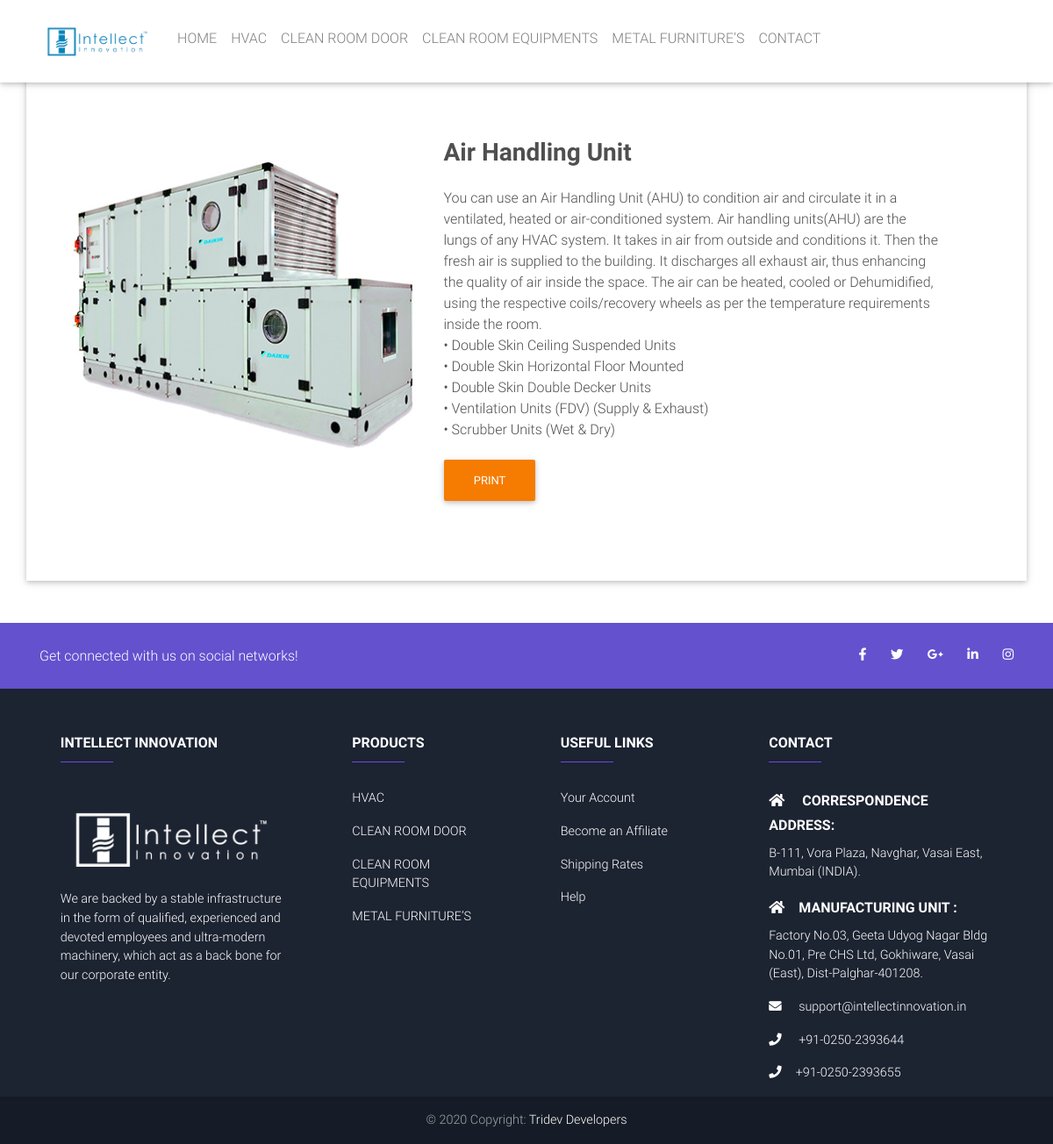
The page /hvacDetail/Air_Handling_Unit/ on the database its author committed.
### intellect/models.py (models this page shows, shortened)
class Hvac(models.Model):
    title = models.CharField(max_length=200)
    image = models.FileField(upload_to='images', help_text='image should be Height = 560px, Width = 480px')
    post_short_description = models.TextField(default='This area write image short description')
    post_long_description = RichTextUploadingField(default='This area write image in brief text description')
    slug = models.SlugField(blank=True, null=True)

### intellect/views.py (the view)
# urls.py: path('hvacDetail/<slug>/', hvacDetailView.as_view(), name='hvacDetail'),
class hvacDetailView(DetailView):
    model = Hvac
    template_name = 'hvacDetail.html'

### intellect/templates/hvacDetail.html
{% extends "base.html" %}
{% block products %}
  <div class="container my-5 p-5 z-depth-1">
  <section class="dark-grey-text mt-4">
    <div class="row pr-lg-5 mt-3">
      <div class="col-md-5 mb-5 mt-5">
        <div class="view">
          <img src="{{ hvac.image.url }}" class="img-fluid" alt="smaple image">
        </div>
      </div>
      <div class="col-md-7 d-flex align-items-center">
        <div>
          <h3 class="font-weight-bold mb-4">{{ hvac.title }}</h3>
        	<p>{{ hvac.post_long_description | safe }}</p>
        	<button type="button" class="btn btn-orange btn-rounded mx-0" onClick="javascript:window.print()">Print</button>
        </div>
      </div>
    </div>
  </section>
</div>
{% endblock products %}

### intellect/templates/navbar.html (style rules this page uses)
html, body, header, .view { height: 100%; }

### rows shown on the page
Hvac: image (picture), title "Air Handling Unit", post_long_description "You can use an Air Handling Unit (AHU) to condition air and circulate it in a ventilated, heated or air-conditioned system. Air handling units(AHU) are the lungs of any HVAC system. It takes in air from outside and conditions it. Then the fresh air is supplied to the building. It discharges all exhaust air, thus enhancing the quality of air inside the space. The air can be heated, cooled or Dehumidified, using the respective coils/recovery wheels as per the temperature requirements inside the room. • Double Skin Ceiling Suspended Units • Double Skin Horizontal Floor Mounted • Double Skin Double Decker Units • Ventilation Units (FDV) (Supply & Exhaust) • Scrubber Units (Wet & Dry)"
